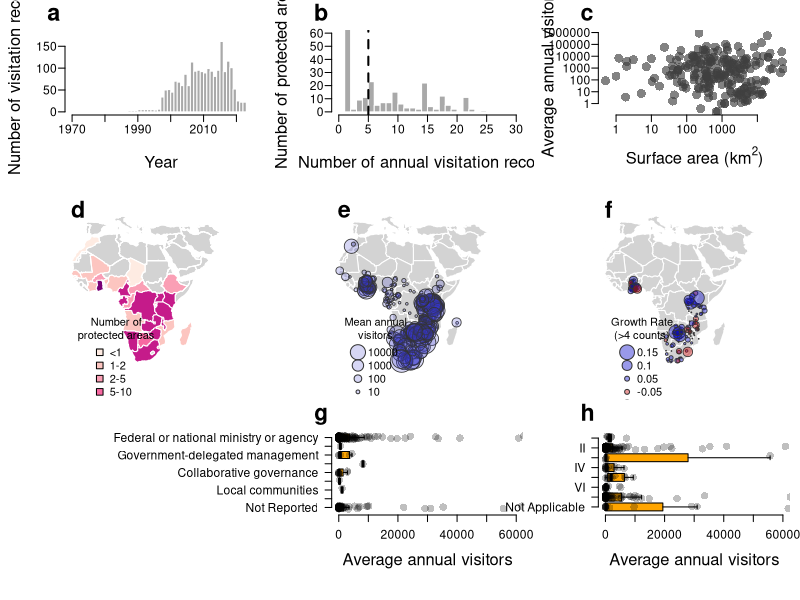

Generate this figure with R:
#install.packages(c("maps","RColorBrewer"))
library(maps)
library(RColorBrewer)

# Read the data from the cleaned PAVIS Database
pavis <- read.csv("PAVIS_v0.1.csv", na.strings = "NULL")

# Create a new plot device
png(filename="Composite.png",width=28,height=28,units="cm",res=300)

#Set panel layout (bottom-left is left open to accommodate labels from panel G)
m <- (matrix(c(1,2,3,4,5,6,9,7,8), nrow = 3, ncol = 3, byrow = TRUE))
layout(mat = m)

#############################################
#                                           #
#               Panel A                     #
#                                           #
#############################################

# Plot margins
par(mai=c(0.85,0.65,0.3,0.10))

# Histogram of visitation record per year
hist(pavis$Year, main="", breaks=seq(1970, 2024,by=1),border="white",col="darkgrey",
     ylim=c(0,180),las=1,xlab="Year", ylab="Number of visitation records",   cex.axis=1.1, cex.lab= 1.5, mgp=c(3.2,0.6,0))

# Plot label
mtext("a",cex=1.4, font=2,side = 3, adj = -0.1, line = 0.5)

#############################################
#                                           #
#               Panel B                     #
#                                           #
#############################################

# Plot margins
par(mai=c(0.85,0.65,0.3,0.10))

# Histogram of visitation records 
hist(table(pavis$WDPAID), breaks=40, xlim=c(0,30),border="white",col="darkgrey",main="", las=1,ylim=c(0,60),
     xlab="Number of annual visitation records", ylab="Number of protected areas",   cex.axis=1.1, cex.lab= 1.5, mgp=c(3.2,0.6,0))

# Add a vertical line showing >5 records (these are the data plotted in panel F)
abline(v=5, lty=2, lwd=2)
# Plot label
mtext("b",cex=1.4, font=2,side = 3, adj = -0.1, line = 0.5)

#######################################################################################
#######################################################################################

# Reshape the data from long to wide format (i.e. a year by PA matrix)

# Separate the PA metadata from the visitation data
meta.dat <- pavis[2:12]
# Remove duplicates from the metadata
meta.dat.clean <- meta.dat[!duplicated(meta.dat),]

head(meta.dat.clean)

# Reshape the visitation data as a square PA x Year matrix
sq.dat <-  xtabs(Visitors~ WDPAID + Year ,pavis)

# Note, the metadata is ordered alphabetically by country, which differs for the visitation matrix.
# Thus, the data need to be aligned
visit.dat <- sq.dat[match(meta.dat.clean$WDPAID, row.names(sq.dat)),]

# Check that the WDPAIDs are the same
meta.dat.clean$WDPAID== row.names(visit.dat)

# Calcualte the average annual visiation per protected area
visit.ave <- apply(visit.dat,1,mean)

#############################################
#                                           #
#               Panel C                     #
#                                           #
#############################################

# Set this to prevent scientific notation in axis labels
options(scipen=5)

# Set plot margins
par(mai=c(0.85,0.65,0.3,0.10))

# Make plot of annual visitation vs. surface area of protected area (both axes on log-scale)
plot(meta.dat.clean$REP_AREA,visit.ave, log="xy", las=1,pch=16, col=rgb(0.25,0.25,0.25,0.65),
     xlab=expression("Surface area (km"^ 2*")"), ylab="Average annual visitors",cex=1.8,   
     cex.axis=1.1, cex.lab= 1.5, mgp=c(3.2,0.6,0), bty="n")

# Plot Label
mtext("c",cex=1.4, font=2,side = 3, adj = -0.1, line = 0.5)

#############################################
#                                           #
#               Panel D                     #
#                                           #
#############################################

# Create a vector with ISO codes for countries with data
ISO.code <- names(table(meta.dat.clean$ISO))

# Identify the full country names to match with base layers in 'maps' package
country.name <- iso.expand(ISO.code)

# The number of protected areas per countrye with visitor counts
pas <-  as.numeric(table(meta.dat.clean$ISO))

# Set plot margins
par(mai=c(0,0,0,0))

# Create basemap
map("world", fill=T, col="lightgrey", lwd=1, border="white",
    xlim=c(-20,55), ylim=c(-40,40))

# Select a colour ramp
ramp <- brewer.pal(6,"RdPu")

# Identify breaks for the colour ramp
brks <- as.numeric(cut(pas, c(0,1,2,5,10,25,50)))

# Labels for the legend
leg.txt <- c("<1", "1-2", "2-5", "5-10", "10-25", ">25")

# Match the values of each country to the colour ramp according to the predefined breaks
# The maps package has a weird notation for certain countries with multiple geometries, hence
# The need to extract text before a colon.
colss <- brks[match(gsub(":.*","",map("world", plot=FALSE)$names), country.name)]

# Map the number of protected areas with visitor data per country
map("world", fill=T, add=T,col=ramp[colss], lwd=1, border="white")#,xlim=c(-20,55), ylim=c(-40,40))
# Add a polygon for Lesotho, which is covered by the South Africa Polygon
map("world", "Lesotho", fill=T, add=T,col="lightgrey", lwd=1, border="white")

# Plot a legend
legend(-15,-10, pch=22, pt.cex=1.5, leg.txt,
       pt.bg=ramp, title="Number of\nprotected areas",bty="n")

# Label the panel
mtext("d",cex=1.4, font=2,side = 3, adj = 0.05, line = 0.5)

#############################################
#                                           #
#               Panel E                     #
#                                           #
#############################################

# Set plot margins
par(mai=c(0,0,0,0))

# Plot basemap
map("world", fill=T, col="lightgrey", lwd=1, border="white",
    xlim=c(-20,55), ylim=c(-40,40))

# Add points of protected area centroids, scaled by the average annual visitation
points(meta.dat.clean$Longitude, meta.dat.clean$Latitude,  cex=log(visit.ave+5)/3,pch=21, 
       bg=rgb(0.2,0.2,0.8,0.2), col=rgb(0.2,0.2,0.2,1), lwd=0.8)

# Add legend
legend(-15,-10, pch=21, pt.cex=log(c(10000,1000,100,10))/3, c("10000","1000","100","10"),
pt.bg=rgb(0.2,0.2,0.8,0.2), col=rgb(0.2,0.2,0.2,1), title="Mean annual\nvisitors",bty="n")

# Label plot
mtext("e",cex=1.4, font=2,side = 3, adj = 0.05, line = 0.5)

#############################################
#                                           #
#               Panel F                     #
#                                           #
#############################################

# Create a blank vector for standardized growth rates
growth.rate <- rep(NA,dim(visit.dat)[1] )
# A vector with year information 
yrs <- 1974:2023

# Run a loop to calcualte growth rates
for (i in 1: dim(visit.dat)[1]){
  # Vector of visitation data per protected areas
  vect <- visit.dat[i,]
  # If there are 5 or more records, fit a linear regression and estimate the slope parameter
  if (length(vect[which(vect!=0)])>=5) {
    growth.rate[i] <- lm(vect[which(vect!=0)]~yrs[which(vect!=0)])$coefficients[2]/max(vect[which(vect!=0)])
  }
}

# Set plot margins
par(mai=c(0,0,0,0))

# Plot basemap
map("world", fill=T, col="lightgrey", lwd=1, border="white",
    xlim=c(-20,55), ylim=c(-40,40))

# Add points with centroids of protected areas, coloured by direction adn scale by size of growth rate
points(meta.dat.clean$Longitude, meta.dat.clean$Latitude,  cex=abs(growth.rate)*20,pch=21, 
       col=rgb(0.2,0.2,0.2,1), bg=ifelse(growth.rate>=0,rgb(0,0,0.8,0.4),rgb(0.8,0,0,0.4)), lwd=0.8)

# Add legend
legend(-15,-10, pch=21, pt.cex=c(0.15,0.1,0.05,0.05,0.1,0.15)*20, c("0.15","0.1","0.05","-0.05","-0.1", "-0.15"),
       pt.bg=c(rgb(0,0,0.8,0.4),rgb(0,0,0.8,0.4),rgb(0,0,0.8,0.4), rgb(0.8,0,0,0.4),rgb(0.8,0,0,0.4),rgb(0.8,0,0,0.4))
       , col=rgb(0.2,0.2,0.2,1), title="Growth Rate\n(>4 counts)",bty="n")

# Label panel
mtext("f",cex=1.4, font=2,side = 3, adj = 0.05, line = 0.5)


#############################################
#                                           #
#               Panel G                     #
#                                           #
#############################################

# Set plot margins
par(mai=c(0.85,0.65,0.3,0.10))

# Create factors for governance categories
GOV_TYPE <- factor(meta.dat.clean$GOV_TYPE , levels=rev(c("Federal or national ministry or agency",
                                                          "Sub-national ministry or agency", "Government-delegated management", "Joint governance", "Collaborative governance",
                                                          "Individual landowners", "Local communities", "Not Applicable", "Not Reported")))

# Creat box plot
boxplot(visit.ave+1~GOV_TYPE, outline=F, frame=F, horizontal=T,las=1, ylim=c(0,60000),log="",lty=1,ylab="", 
        cex.axis=1.1, cex.lab= 1.5, mgp=c(3.2,0.6,0),xlab= "Average annual visitors", col="orange")

# Add points for individual protected areas
stripchart(visit.ave+1~GOV_TYPE,
           method = "jitter",jitter=0.2, 
           pch = 16, cex=1.5 , 
           col = rgb(0,0,0,0.25),  
           vertical = FALSE,   
           add = TRUE)

# Label panel
mtext("g",cex=1.4, font=2,side = 3, adj = -0.1, line = 0.5)

#############################################
#                                           #
#               Panel H                     #
#                                           #
#############################################

# Set plot margins
par(mai=c(0.85,0.65,0.3,0.10))

# Create factors of IUCN management categories
IUCN_Cat <- factor( meta.dat.clean$IUCN_Cat , levels=rev(c("Ib", "II", "III", "IV", "V", "VI", "Not Reported", "Not Applicable")))

# Make boxplot
boxplot(visit.ave+1~IUCN_Cat, outline=F, frame=F,,horizontal=T,las=1, ylim=c(0,60000),log="",lty=1,ylab="", 
        cex.axis=1.1, cex.lab= 1.5, mgp=c(3.2,0.6,0),xlab= "Average annual visitors", col="orange")

# Add poiunts for individual protectedd areas
stripchart(visit.ave+1~IUCN_Cat,
           method = "jitter",jitter=0.2, 
           pch = 16, cex=1.5 , 
           col = rgb(0,0,0,0.25),  
           vertical = FALSE,   
           add = TRUE)

# Label panel
mtext("h",cex=1.4, font=2,side = 3, adj = -0.1, line = 0.5)


# Close the plot device and save the image
dev.off()

#############################################################################################
